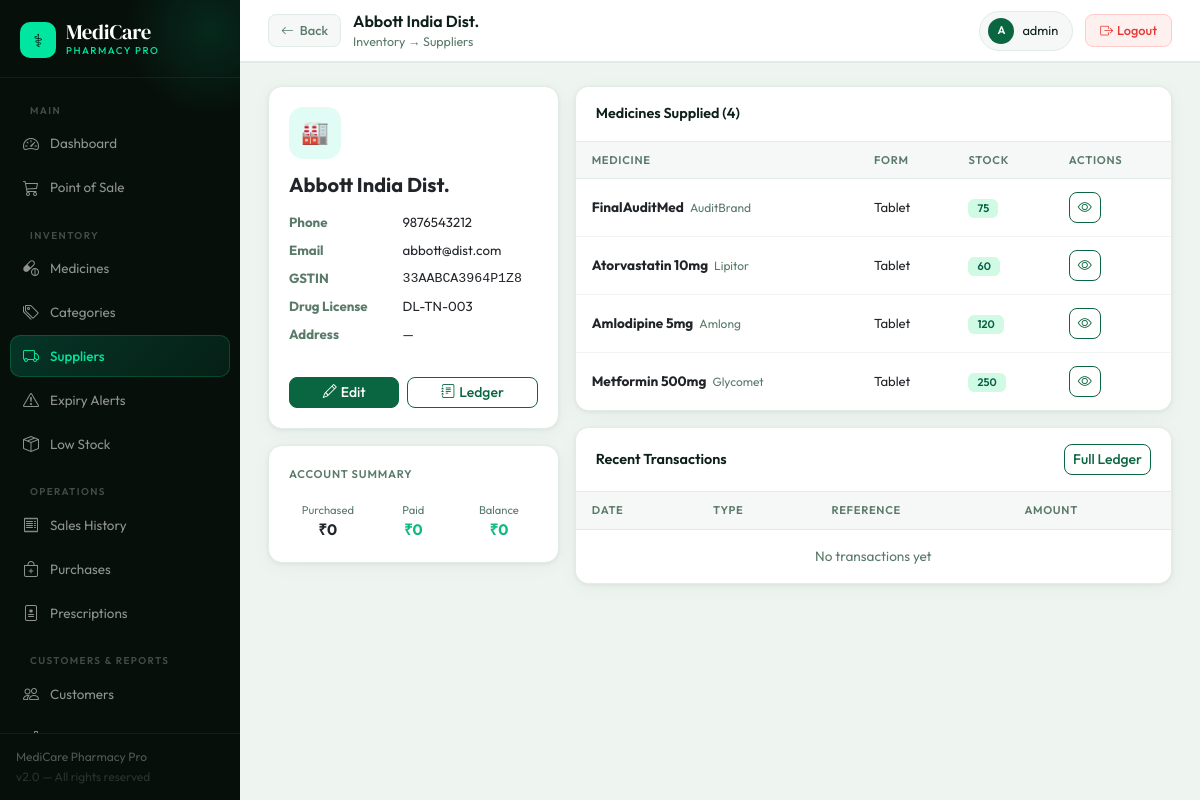
Page /inventory/suppliers/3/ (signed in) on the committed database.
### inventory/models.py (models this page shows, shortened)
class Supplier(models.Model):
    name = models.CharField(max_length=200)
    contact_person = models.CharField(max_length=100, blank=True)
    phone = models.CharField(max_length=20)
    email = models.EmailField(blank=True)
    address = models.TextField(blank=True)
    gstin = models.CharField(max_length=15, blank=True)
    drug_license = models.CharField(max_length=50, blank=True)
    is_active = models.BooleanField(default=True)
    created_at = models.DateTimeField(auto_now_add=True)
    class Meta:
        ordering = ['-created_at']

class Medicine(models.Model):
    UNIT_CHOICES = [('strip','Strip'),('box','Box'),('piece','Piece'),('bottle','Bottle'),('vial','Vial'),('tube','Tube'),('sachet','Sachet')]
    SCHEDULE_CHOICES = [('OTC','OTC'),('H','Schedule H'),('H1','Schedule H1'),('X','Schedule X'),('G','Schedule G')]
    FORM_CHOICES = [('tablet','Tablet'),('capsule','Capsule'),('syrup','Syrup'),('injection','Injection'),('drops','Drops'),('ointment','Ointment'),('cream','Cream'),('powder','Powder'),('inhaler','Inhaler'),('other','Other')]
    name = models.CharField(max_length=200)
    brand = models.CharField(max_length=200)
    generic_name = models.CharField(max_length=200, blank=True)
    category = models.ForeignKey(Category, on_delete=models.SET_NULL, null=True, related_name='medicines')
    form = models.CharField(max_length=20, choices=FORM_CHOICES, default='tablet')
    strength = models.CharField(max_length=50, blank=True, help_text='e.g. 500mg, 10ml')
    unit = models.CharField(max_length=20, choices=UNIT_CHOICES, default='strip')
    hsn_code = models.CharField(max_length=20, blank=True)
    barcode = models.CharField(max_length=100, blank=True, unique=True, null=True)
    schedule = models.CharField(max_length=5, choices=SCHEDULE_CHOICES, default='OTC')
    prescription_required = models.BooleanField(default=False)
    default_supplier = models.ForeignKey(Supplier, on_delete=models.SET_NULL, null=True, blank=True)
    reorder_level = models.PositiveIntegerField(default=10)
    rack_location = models.CharField(max_length=50, blank=True)
    is_active = models.BooleanField(default=True)
    created_at = models.DateTimeField(auto_now_add=True)
    class Meta:
        ordering = ['-created_at']
    @property
    def total_stock(self):
        return sum(b.quantity for b in self.batches.filter(quantity__gt=0, is_active=True))
    @property
    def is_low_stock(self):
        return self.total_stock <= self.reorder_level

class Batch(models.Model):
    medicine = models.ForeignKey(Medicine, on_delete=models.CASCADE, related_name='batches')
    batch_number = models.CharField(max_length=100)
    expiry_date = models.DateField()
    manufacture_date = models.DateField(null=True, blank=True)
    quantity = models.PositiveIntegerField(default=0)
    purchase_price = models.DecimalField(max_digits=10, decimal_places=2)
    selling_price = models.DecimalField(max_digits=10, decimal_places=2)
    mrp = models.DecimalField(max_digits=10, decimal_places=2)
    gst_rate = models.DecimalField(max_digits=5, decimal_places=2, default=12)
    is_active = models.BooleanField(default=True)
    created_at = models.DateTimeField(auto_now_add=True)
    class Meta:
        ordering = ['expiry_date']

### inventory/views.py (the view)
# urls.py: path('suppliers/<int:pk>/', views.supplier_detail, name='supplier_detail'),
@login_required
def supplier_detail(request, pk):
    supplier = get_object_or_404(Supplier, pk=pk)
    ledger = supplier.ledger.all().order_by('-transaction_date')[:10]
    total_purchase = sum(l.amount for l in supplier.ledger.filter(transaction_type='purchase'))
    total_paid = sum(l.amount for l in supplier.ledger.filter(transaction_type='payment'))
    balance = total_purchase - total_paid
    medicines = Medicine.objects.filter(default_supplier=supplier, is_active=True)
    return render(request, 'inventory/supplier_detail.html', {
        'supplier': supplier, 'ledger': ledger,
        'total_purchase': total_purchase, 'total_paid': total_paid,
        'balance': balance, 'medicines': medicines,
    })

### templates/inventory/supplier_detail.html (shortened to what this page needs)
{% extends 'base.html' %}
{% block page_title %}{{ supplier.name }}{% endblock %}
{% block breadcrumb %}Inventory → Suppliers{% endblock %}
{% block back_button %}<a href="{% url 'supplier_list' %}" class="back-btn"><i class="bi bi-arrow-left"></i> Back</a>{% endblock %}
{% block content %}
<div class="row g-3">
  <div class="col-md-4">
    <div class="card mb-3">
      <div class="card-body">
        <div style="width:52px;height:52px;background:var(--accent-dim);border-radius:14px;display:flex;align-items:center;justify-content:center;font-size:1.4rem;margin-bottom:14px;">🏭</div>
        <h5 style="font-weight:700;margin-bottom:4px;">{{ supplier.name }}</h5>
        <dl class="row small mb-0" style="font-size:.83rem;">
          <dt class="col-5" style="color:var(--text-muted);">Phone</dt><dd class="col-7">{{ supplier.phone }}</dd>
          <dt class="col-5" style="color:var(--text-muted);">Email</dt><dd class="col-7">{{ supplier.email|default:"—" }}</dd>
          <dt class="col-5" style="color:var(--text-muted);">GSTIN</dt><dd class="col-7 font-mono">{{ supplier.gstin|default:"—" }}</dd>
          <dt class="col-5" style="color:var(--text-muted);">Drug License</dt><dd class="col-7">{{ supplier.drug_license|default:"—" }}</dd>
          <dt class="col-5" style="color:var(--text-muted);">Address</dt><dd class="col-7">{{ supplier.address|default:"—" }}</dd>
        </dl>
        <div class="d-flex gap-2 mt-4">
          <a href="{% url 'supplier_edit' supplier.pk %}" class="btn btn-sm btn-primary flex-fill"><i class="bi bi-pencil me-1"></i>Edit</a>
          <a href="{% url 'supplier_ledger' supplier.pk %}" class="btn btn-sm btn-outline-primary flex-fill"><i class="bi bi-journal-text me-1"></i>Ledger</a>
        </div>
      </div>
    </div>
    <div class="card">
      <div class="card-body">
        <div class="section-title">Account Summary</div>
        <div class="row g-2 mt-1">
          <div class="col-4 text-center"><div style="font-size:.7rem;color:var(--text-muted);">Purchased</div><div style="font-weight:700;font-size:.95rem;">₹{{ total_purchase|floatformat:0 }}</div></div>
          <div class="col-4 text-center"><div style="font-size:.7rem;color:var(--text-muted);">Paid</div><div style="font-weight:700;font-size:.95rem;color:var(--success);">₹{{ total_paid|floatformat:0 }}</div></div>
          <div class="col-4 text-center"><div style="font-size:.7rem;color:var(--text-muted);">Balance</div><div style="font-weight:700;font-size:.95rem;color:{% if balance > 0 %}var(--danger){% else %}var(--success){% endif %};">₹{{ balance|floatformat:0 }}</div></div>
        </div>
      </div>
    </div>
  </div>
  <div class="col-md-8">
    <div class="card mb-3">
      <div class="card-header"><span>Medicines Supplied ({{ medicines.count }})</span></div>
      <div class="table-responsive">
        <table class="table mb-0">
          <thead><tr><th>Medicine</th><th>Form</th><th>Stock</th><th>Actions</th></tr></thead>
          <tbody>
          {% for m in medicines %}
          <tr>
            <td><strong style="font-size:.85rem;">{{ m.name }}</strong><span style="color:var(--text-muted);font-size:.75rem;margin-left:6px;">{{ m.brand }}</span></td>
            <td style="font-size:.82rem;">{{ m.get_form_display }}</td>
            <td>{% if m.is_low_stock %}<span class="badge" style="background:#fee2e2;color:#991b1b;">{{ m.total_stock }} ↓</span>{% else %}<span class="badge" style="background:#d1fae5;color:#065f46;">{{ m.total_stock }}</span>{% endif %}</td>
            <td><a href="{% url 'medicine_detail' m.pk %}" class="btn btn-sm btn-outline-primary"><i class="bi bi-eye"></i></a></td>
          </tr>
          {% empty %}
          <tr><td colspan="4" class="text-center py-3" style="color:var(--text-muted);font-size:.85rem;">No medicines linked to this supplier yet</td></tr>
          {% endfor %}
          </tbody>
        </table>
      </div>
    </div>
    <div class="card">
      <div class="card-header"><span>Recent Transactions</span><a href="{% url 'supplier_ledger' supplier.pk %}" class="btn btn-sm btn-outline-primary">Full Ledger</a></div>
      <div class="table-responsive">
        <table class="table mb-0">
          <thead><tr><th>Date</th><th>Type</th><th>Reference</th><th>Amount</th></tr></thead>
          <tbody>
          {% for entry in ledger %}
          <tr>
            <td style="font-size:.82rem;">{{ entry.transaction_date }}</td>
            <td>{% if entry.transaction_type == 'purchase' %}<span class="badge badge-h">Purchase</span>{% elif entry.transaction_type == 'payment' %}<span class="badge badge-otc">Payment</span>{% else %}<span class="badge" style="background:#f0f5f2;color:var(--text-muted);">{{ entry.get_transaction_type_display }}</span>{% endif %}</td>
            <td style="font-size:.82rem;color:var(--text-muted);">{{ entry.reference|default:"—" }}</td>
            <td style="font-weight:600;font-size:.85rem;">₹{{ entry.amount }}</td>
          </tr>
          {% empty %}
          <tr><td colspan="4" class="text-center py-3" style="color:var(--text-muted);font-size:.85rem;">No transactions yet</td></tr>
          {% endfor %}
          </tbody>
        </table>
      </div>
    </div>
  </div>
</div>
{% endblock %}

### templates/base.html (shortened to what this page needs)
<!DOCTYPE html>
<html lang="en">
<head>
<link href="https://cdn.jsdelivr.net/npm/bootstrap@5.3.0/dist/css/bootstrap.min.css" rel="stylesheet">
<link href="https://cdn.jsdelivr.net/npm/bootstrap-icons@1.11.0/font/bootstrap-icons.css" rel="stylesheet">
</head>
<body>
{% if user.is_authenticated %}
<aside class="sidebar">
  <div class="sb-brand">
    <div class="logo-wrap">
      <div class="logo-icon">⚕</div>
      <div>
        <div class="logo-text">MediCare</div>
        <div class="logo-sub">Pharmacy Pro</div>
      </div>
    </div>
  </div>
  <nav class="sb-nav">
    <div class="sb-section">Main</div>
    <a href="/" class="sb-link {% if request.path == '/' %}active{% endif %}">
      <i class="bi bi-speedometer2"></i> Dashboard
    </a>
    <a href="{% url 'pos' %}" class="sb-link {% if '/sales/pos' in request.path %}active{% endif %}">
      <i class="bi bi-cart3"></i> Point of Sale
    </a>
    <div class="sb-section">Inventory</div>
    <a href="{% url 'medicine_list' %}" class="sb-link ">
      <i class="bi bi-capsule-pill"></i> Medicines
    </a>
    <a href="{% url 'category_list' %}" class="sb-link {% if 'categor' in request.path %}active{% endif %}">
      <i class="bi bi-tags"></i> Categories
    </a>
    <a href="{% url 'supplier_list' %}" class="sb-link {% if 'supplier' in request.path %}active{% endif %}">
      <i class="bi bi-truck"></i> Suppliers
    </a>
    <a href="{% url 'expiry_alerts' %}" class="sb-link {% if 'expiry' in request.path %}active{% endif %}">
      <i class="bi bi-exclamation-triangle"></i> Expiry Alerts
    </a>
    <a href="{% url 'low_stock_list' %}" class="sb-link {% if 'low-stock' in request.path %}active{% endif %}">
      <i class="bi bi-box-seam"></i> Low Stock
    </a>
    <div class="sb-section">Operations</div>
    <a href="{% url 'sale_list' %}" class="sb-link {% if '/sales/' in request.path and 'pos' not in request.path %}active{% endif %}">
      <i class="bi bi-receipt"></i> Sales History
    </a>
    <a href="{% url 'po_list' %}" class="sb-link {% if '/purchase' in request.path %}active{% endif %}">
      <i class="bi bi-bag-plus"></i> Purchases
    </a>
    <a href="{% url 'prescription_list' %}" class="sb-link {% if '/prescriptions' in request.path %}active{% endif %}">
      <i class="bi bi-file-medical"></i> Prescriptions
    </a>
    <div class="sb-section">Customers & Reports</div>
    <a href="{% url 'customer_list' %}" class="sb-link {% if '/customers' in request.path %}active{% endif %}">
      <i class="bi bi-people"></i> Customers
    </a>
    <a href="{% url 'analytics_dashboard' %}" class="sb-link {% if '/analytics' in request.path and 'gst' not in request.path and 'profit' not in request.path %}active{% endif %}">
      <i class="bi bi-bar-chart-line"></i> Analytics
    </a>
  </nav>
  <div class="sb-footer">
    <div>MediCare Pharmacy Pro</div>
    <div style="color:rgba(255,255,255,.15);margin-top:2px;">v2.0 — All rights reserved</div>
  </div>
</aside>
<div class="main">
  <header class="topbar">
    <div class="topbar-left">
      {% block back_button %}{% endblock %}
      <div>
        <div class="topbar-title">{% block page_title %}Dashboard{% endblock %}</div>
        <div class="topbar-breadcrumb">{% block breadcrumb %}MediCare Pharmacy{% endblock %}</div>
      </div>
    </div>
    <div class="topbar-right">
      <div class="user-chip">
        <div class="user-avatar">{{ user.username|first|upper }}</div>
        <span>{{ user.get_full_name|default:user.username }}</span>
      </div>
      <a href="{% url 'logout' %}" class="logout-btn"><i class="bi bi-box-arrow-right me-1"></i>Logout</a>
    </div>
  </header>
  <div class="page-content">
    {% block content %}{% endblock %}
  </div>
</div>
{% else %}
{% block auth_content %}{% endblock %}
{% endif %}
</body>
</html>

### rows in the picture
Supplier: name "Abbott India Dist.", phone "9876543212", email "abbott@dist.com", gstin "33AABCA3964P1Z8", drug_license "DL-TN-003", address "—"
Medicine: name "FinalAuditMed", brand "AuditBrand", form "Tablet", total_stock "75"
Medicine: name "Atorvastatin 10mg", brand "Lipitor", form "Tablet", total_stock "60"
Medicine: name "Amlodipine 5mg", brand "Amlong", form "Tablet", total_stock "120"
Medicine: name "Metformin 500mg", brand "Glycomet", form "Tablet", total_stock "250"

### other values in the picture
{{ user.username|first|upper }} "A"
{{ user.get_full_name|default:user.username }} "admin"
{{ total_purchase|floatformat:0 }} "0"
{{ total_paid|floatformat:0 }} "0"
{{ balance|floatformat:0 }} "0"
{{ medicines.count }} "4"
